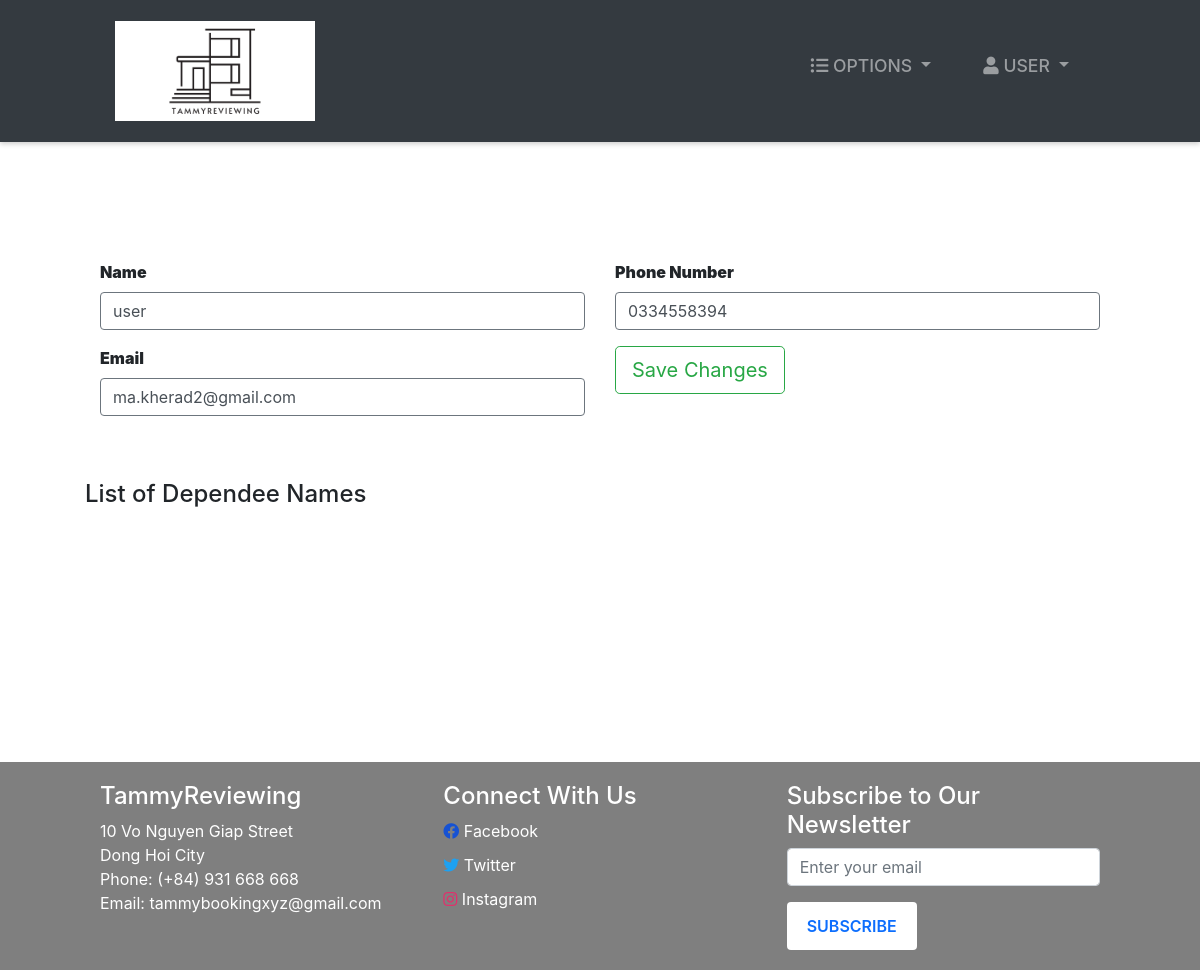
The page /guest-edit/2 (signed in) on the database its author committed.
### accounts/models.py (models this page shows, shortened)
class Guest(models.Model):
    user = models.OneToOneField(User, null=True, on_delete=models.CASCADE)
    phoneNumber = PhoneNumberField(unique=True)

### accounts/views.py (the view)
# urls.py: path('guest-edit/<str:pk>', guest_edit, name="guest-edit"),
@ login_required(login_url='login')
def guest_edit(request, pk):
    role = str(request.user.groups.all()[0])
    path = role + "/"
    tempuser = User.objects.get(id=pk)
    guest = Guest.objects.get(user=tempuser)
    form1 = editGuest(instance=guest)
    form2 = editUser(instance=tempuser)
    context = {
        "role": role,
        "guest": guest,
        "form1": form1,
        "form2": form2,
        "user": tempuser,
    }
    if request.method == "POST":
        form1 = editGuest(request.POST, instance=guest)
        form2 = editUser(request.POST, instance=tempuser)
        if form1.is_valid and form2.is_valid:
            form1.save()
            form2.save()
    return render(request, path + "guest-edit.html", context)

### accounts/forms.py
class editGuest(ModelForm):
    class Meta:
        model = Guest
        fields = ["phoneNumber"]

class editUser(ModelForm):
    class Meta:
        model = User
        fields = ["first_name", "last_name", "email"]

### Templates/admin/guest-edit.html
{% extends '../index.html' %}
{% block context %}
{% include '../common_pages/guest-edit.html' %}
{% endblock %}

### Templates/common_pages/guest-edit.html (shortened to what this page needs)
<div class="main-page py-4">
    <form action="" method="POST">
        <div class="row mt-5">
            <div class="col-6">
                <div class="form-group pt-3">
                    <label for="item-type"><b>Name</b></label>
                    <input type="text" class="form-control border border-secondary" id="id_first_name" name="first_name"
                        value="{{guest.user.first_name}}">
                </div>
                <div class="form-group">
                    <label for="item-quantity"><b>Email</b></label>
                    <input type="int" class="form-control border border-secondary" name="email" id="id_email"
                        value="{{guest.user.email}}">
                </div>
            </div>
            <div class="col-6">
                <div class="form-group pt-3">
                    <label for="item-type"><b>Phone Number</b></label>
                    <input type="text" class="form-control border border-secondary" name="phoneNumber"
                        id="id_phoneNumber" value="{{guest.phoneNumber}}">
                </div>
                <button type="submit" class="btn btn-outline-success btn-lg">Save Changes</button>
            </div>
        </div>
    </form>
    <br><br>
    <div class="row ml-2s">
        <ul class="list-group">
            <h4>List of Dependee Names</h4>
        </ul>
    </div>
    <br>
    <div class="py-3">
    </div>
</div>

### static/css/style.css (style rules this page uses)
* { margin: 0; padding: 0; -webkit-font-smoothing: antialiased; box-sizing: border-box; }
.main-page { margin: 0 100px 0 100px; margin-top: 30px; min-height: 570px; }
ul { list-style: none; margin: 0; padding: 0; }

### static/css/main.css (style rules this page uses)
* { margin: 0; padding: 0; -webkit-font-smoothing: antialiased; }
body { position: relative; }

### static/css/form.css (style rules this page uses)
.form-container input[type=submit] , .btn-primary, button { background-color: #4CAF50; color: white; padding: 12px 20px; border: none; border-radius: 4px; cursor: pointer; }
.form-group { margin-bottom: 1rem; }
label { display: block; font-weight: bold; }
input[type="text"], input[type="number"] { width: 100%; padding: 0.375rem 0.75rem; font-size: 1rem; line-height: 1.5; color: #495057; background-color: #fff; background-clip: padding-box; border: 1px solid #ced4da; border-radius: 0.25rem; transition: border-color 0.15s ease-in-out, box-shadow 0.15s ease-in-out; }

### rows shown on the page
Guest: first_name "user", email "ma.kherad2@gmail.com", phoneNumber "0334558394"
